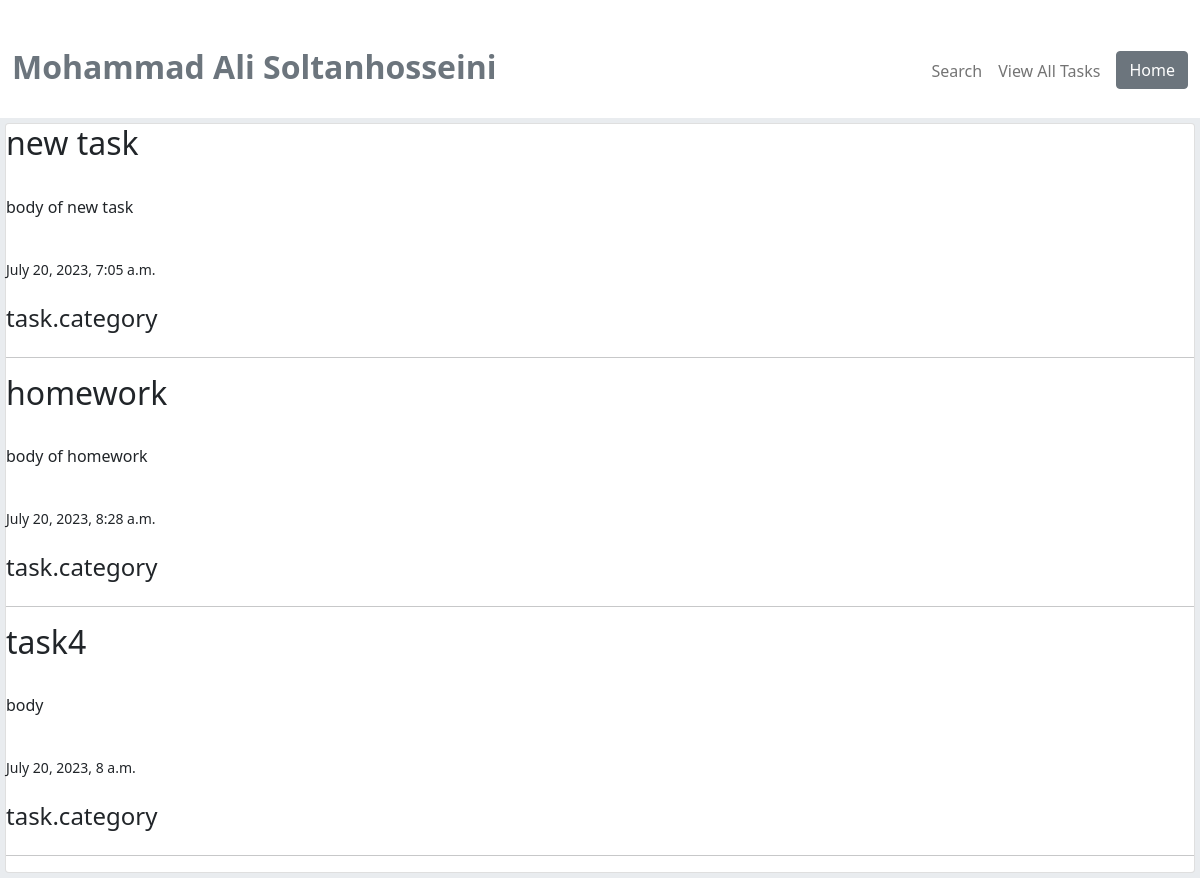
The app's page /search/tag/specialized with its own data.
### tasks/models.py (models this page shows, shortened)
class Task(models.Model):
    title = models.CharField(max_length=200)
    body = models.TextField()
    due_date = models.DateTimeField(default=end_of_date)
    status = models.IntegerField()
    category = models.ForeignKey(Category, on_delete = models.CASCADE)
    tags = models.ManyToManyField(Tag, blank=True, null=True)

### tasks/views.py (the view)
# urls.py: path('search/tag/<str:tag>', views.search_by_tag, name='search_by_tag'),
def search_by_tag(request, tag):
    tasks = Task.objects.filter(tags__tag_name__icontains = tag)
    if tasks:
        return render(request, 'search_by_tag.html', {'tasks': tasks})
    else:
        messages.error(request, 'Task Not Found.', 'danger')
    return redirect('search')

### templates/search_by_tag.html (shortened to what this page needs)
{% extends 'base.html' %}
{% block content %}
    <div class="card">
        {% for task in tasks %}
            <h2>{{ task.title }}</h2><br>
            <p>{{ task.body }}</p><br>
            <small>{{ task.due_date }}</small><br>
            <h4>task.category</h4><hr/>
        {% endfor %}
    </div>
{% endblock %}

### records on screen
Task: title "new task", body "body of new task", due_date "July 20, 2023, 7:05 a.m."
Task: title "homework", body "body of homework", due_date "July 20, 2023, 8:28 a.m."
Task: title "task4", body "body", due_date "July 20, 2023, 8 a.m."
